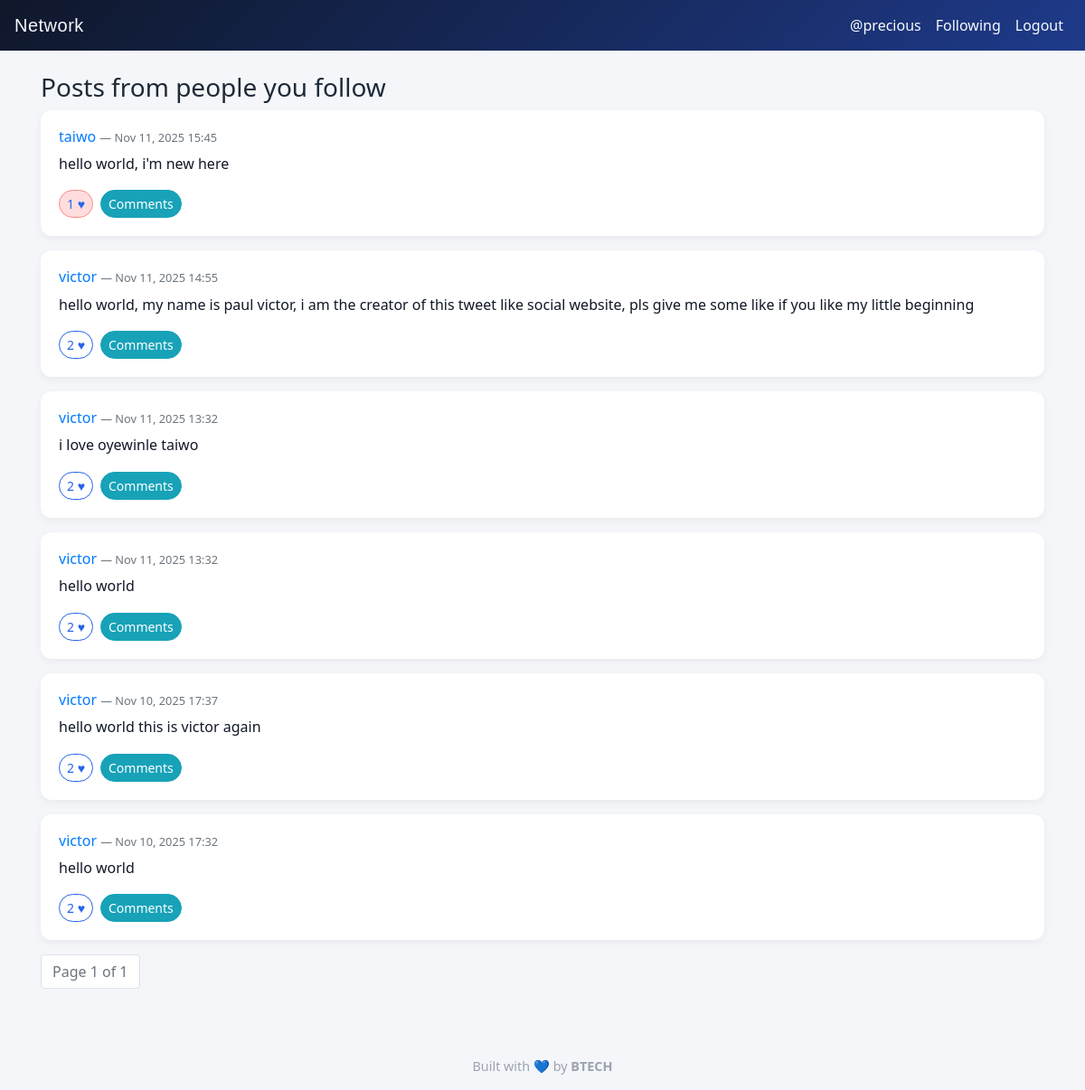
/following (signed in), run on the app's committed database.
### network/models.py (models this page shows, shortened)
class User(AbstractUser):
    pass

class Post(models.Model):
    author = models.ForeignKey(User, on_delete=models.CASCADE, related_name="posts")
    content = models.TextField(max_length=1000)
    timestamp = models.DateTimeField(default=timezone.now)
    def likes_count(self):
        return self.likes.count()

### network/views.py (the view)
# urls.py: path("following", views.following_posts, name="following_posts"),
@login_required
def following_posts(request):
    followed_ids = request.user.following_set.values_list("followed_id", flat=True)
    posts = Post.objects.filter(author_id__in=followed_ids).order_by("-timestamp")
    paginator = Paginator(posts, 10)
    page_obj = paginator.get_page(request.GET.get("page"))
    liked_post_ids = set(request.user.likes.values_list("post_id", flat=True))
    return render(request, "network/following.html", {
        "page_obj": page_obj,
        "liked_post_ids": liked_post_ids
    })

### network/templates/network/following.html (shortened to what this page needs)
{% extends "network/layout.html" %}
{% block body %}
  <h3>Posts from people you follow</h3>
  {% for post in page_obj %}
    {% include "network/post_partial.html" with post=post liked_post_ids=liked_post_ids %}
  {% empty %}
    <p>No posts from people you follow yet.</p>
  {% endfor %}
  <nav aria-label="Page navigation">
    <ul class="pagination">
      <li class="page-item disabled"><span class="page-link">Page {{ page_obj.number }} of {{ page_obj.paginator.num_pages }}</span></li>
    </ul>
  </nav>
{% endblock %}

### network/templates/network/layout.html (shortened to what this page needs)
{% load static %}
<!DOCTYPE html>
<html lang="en">
  <head>
    <link rel="stylesheet" href="https://stackpath.bootstrapcdn.com/bootstrap/4.5.2/css/bootstrap.min.css">
    <link href="{% static 'network/styles.css' %}" rel="stylesheet">
  </head>
  <body>
    <nav class="navbar navbar-expand-lg navbar-dark">
      <a class="navbar-brand" href="{% url 'index' %}">Network</a>
      <div class="collapse navbar-collapse" id="navbarSupportedContent">
        <ul class="navbar-nav ml-auto">
          {% if user.is_authenticated %}
            <li class="nav-item"><a class="nav-link" href="{% url 'profile' user.username %}">@{{ user.username }}</a></li>
            <li class="nav-item"><a class="nav-link" href="{% url 'following_posts' %}">Following</a></li>
            <li class="nav-item"><a class="nav-link" href="{% url 'logout' %}">Logout</a></li>
          {% else %}
            <li class="nav-item"><a class="nav-link" href="{% url 'login' %}">Login</a></li>
            <li class="nav-item"><a class="nav-link" href="{% url 'register' %}">Register</a></li>
          {% endif %}
        </ul>
      </div>
    </nav>
    <div class="container mt-4">
      {% block body %}{% endblock %}
    </div>
    <footer>
      Built with 💙 by <strong>BTECH</strong>
    </footer>
  </body>
</html>

### network/templates/network/post_partial.html (shortened to what this page needs)
<div class="card mb-3 post-card" data-post-id="{{ post.id }}">
  <div class="card-body">
    <h6>
      <a href="{% url 'profile' post.author.username %}">{{ post.author.username }}</a>
      <small class="text-muted"> — {{ post.timestamp|date:"M d, Y H:i" }}</small>
    </h6>
    <div class="post-content" data-original="{{ post.content|escape }}">
      <p class="mb-2">{{ post.content|linebreaks }}</p>
    </div>
    <div class="d-flex align-items-center">
      <button class="btn btn-sm btn-outline-primary like-btn"
              data-liked="{% if post.id in liked_post_ids %}true{% else %}false{% endif %}">
        <span class="like-count">{{ post.likes_count }}</span> ♥
      </button>
      <button class="btn btn-sm btn-info ml-2 toggle-comments-btn">Comments</button>
    </div>
  </div>
</div>

### network/static/network/styles.css (style rules this page uses)
.post-card .post-content p { white-space: pre-wrap; }
.like-btn[data-liked="true"] { background-color: #ffdddd; border-color: #ff8888; }
.post-content p { font-size: 1rem; line-height: 1.6; color: #111827; }
.like-btn, .edit-btn { transition: all 0.2s ease; }
.navbar { background: linear-gradient(90deg, #0d1117, #1f2937); }
.navbar-brand { font-family: "Poppins", sans-serif; letter-spacing: 0.5px; }

### network/templates/network/layout.html (style rules this page uses)
body { background-color: #f4f6fa; font-family: "Segoe UI", Roboto, sans-serif; color: #1f2937; }
.navbar { background: linear-gradient(135deg, #0f172a, #1e3a8a); }
.navbar a, .navbar-brand { color: #f8fafc !important; }
.post-card { border: none; border-radius: 12px; box-shadow: 0 3px 10px rgba(0,0,0,0.05); transition: transform 0.2s ease, box-shadow 0.2s ease; margin-bottom: 20px; }
.btn { border-radius: 20px; transition: all 0.2s ease; }
.btn-outline-primary { color: #2563eb; border-color: #2563eb; }
footer { text-align: center; margin-top: 60px; padding: 15px 0; color: #9ca3af; font-size: 0.9rem; }

### data on the page
User: username "precious"
Post: author.username "taiwo", timestamp "Nov 11, 2025 15:45", content "hello world, i'm new here", likes_count "1"
Post: author.username "victor", timestamp "Nov 11, 2025 14:55", content "hello world, my name is paul victor, i am the creator of this tweet like social website, pls give me some like if you like my little beginning", likes_count "2"
Post: author.username "victor", timestamp "Nov 11, 2025 13:32", content "i love oyewinle taiwo", likes_count "2"
Post: author.username "victor", timestamp "Nov 11, 2025 13:32", content "hello world", likes_count "2"
Post: author.username "victor", timestamp "Nov 10, 2025 17:37", content "hello world this is victor again", likes_count "2"
Post: author.username "victor", timestamp "Nov 10, 2025 17:32", content "hello world", likes_count "2"

### other printed values
{{ page_obj.number }} "1"
{{ page_obj.paginator.num_pages }} "1"
